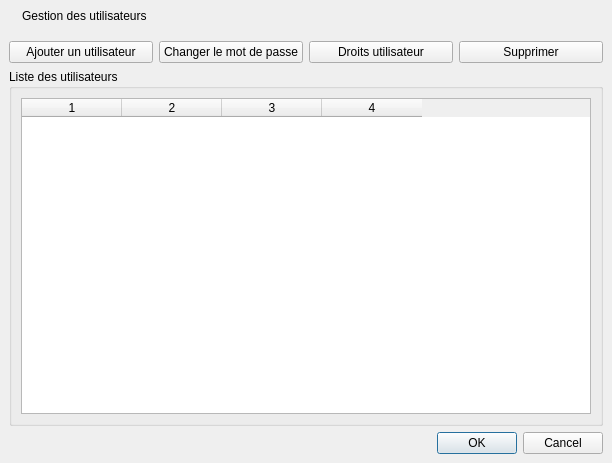
<?xml version="1.0" encoding="UTF-8"?>
<ui version="4.0">
 <class>Form_Manage_Users</class>
 <widget class="QDialog" name="Form_Manage_Users">
  <property name="windowModality">
   <enum>Qt::ApplicationModal</enum>
  </property>
  <property name="geometry">
   <rect>
    <x>0</x>
    <y>0</y>
    <width>612</width>
    <height>463</height>
   </rect>
  </property>
  <property name="windowTitle">
   <string>Gestion des utilisateurs</string>
  </property>
  <property name="windowIcon">
   <iconset resource="../../resources.qrc">
    <normaloff>:/images/48x48/users.png</normaloff>:/images/48x48/users.png</iconset>
  </property>
  <layout class="QGridLayout" name="gridLayout">
   <property name="margin">
    <number>0</number>
   </property>
   <property name="spacing">
    <number>0</number>
   </property>
   <item row="1" column="0">
    <widget class="QWidget" name="widget_content" native="true">
     <layout class="QGridLayout" name="gridLayout_3">
      <item row="1" column="0">
       <layout class="QHBoxLayout" name="horizontalLayout">
        <item>
         <widget class="QPushButton" name="add_user_button">
          <property name="text">
           <string>Ajouter un utilisateur</string>
          </property>
         </widget>
        </item>
        <item>
         <widget class="QPushButton" name="change_password_button">
          <property name="text">
           <string>Changer le mot de passe</string>
          </property>
         </widget>
        </item>
        <item>
         <widget class="QPushButton" name="user_grants_button">
          <property name="text">
           <string>Droits utilisateur</string>
          </property>
         </widget>
        </item>
        <item>
         <widget class="QPushButton" name="del_users_button">
          <property name="text">
           <string>Supprimer</string>
          </property>
         </widget>
        </item>
       </layout>
      </item>
      <item row="2" column="0">
       <widget class="QGroupBox" name="groupBox">
        <property name="title">
         <string>Liste des utilisateurs</string>
        </property>
        <layout class="QGridLayout" name="gridLayout_2">
         <item row="0" column="0">
          <widget class="QTableWidget" name="users_list">
           <property name="editTriggers">
            <set>QAbstractItemView::NoEditTriggers</set>
           </property>
           <property name="selectionBehavior">
            <enum>QAbstractItemView::SelectRows</enum>
           </property>
           <property name="gridStyle">
            <enum>Qt::CustomDashLine</enum>
           </property>
           <property name="cornerButtonEnabled">
            <bool>false</bool>
           </property>
           <property name="rowCount">
            <number>0</number>
           </property>
           <property name="columnCount">
            <number>4</number>
           </property>
           <attribute name="horizontalHeaderHighlightSections">
            <bool>false</bool>
           </attribute>
           <attribute name="horizontalHeaderMinimumSectionSize">
            <number>18</number>
           </attribute>
           <attribute name="verticalHeaderVisible">
            <bool>true</bool>
           </attribute>
           <attribute name="verticalHeaderDefaultSectionSize">
            <number>18</number>
           </attribute>
           <attribute name="verticalHeaderHighlightSections">
            <bool>false</bool>
           </attribute>
           <attribute name="verticalHeaderMinimumSectionSize">
            <number>18</number>
           </attribute>
           <column/>
           <column/>
           <column/>
           <column/>
          </widget>
         </item>
        </layout>
       </widget>
      </item>
      <item row="3" column="0">
       <widget class="QDialogButtonBox" name="buttonBox">
        <property name="orientation">
         <enum>Qt::Horizontal</enum>
        </property>
        <property name="standardButtons">
         <set>QDialogButtonBox::Cancel|QDialogButtonBox::Ok</set>
        </property>
       </widget>
      </item>
     </layout>
    </widget>
   </item>
   <item row="0" column="0">
    <widget class="QWidget" name="admin_widget_title" native="true">
     <layout class="QGridLayout" name="gridLayout_4">
      <item row="0" column="0">
       <layout class="QHBoxLayout" name="horizontalLayout_2">
        <item>
         <widget class="QLabel" name="label_2">
          <property name="pixmap">
           <pixmap resource="../../resources.qrc">:/images/48x48/users.png</pixmap>
          </property>
         </widget>
        </item>
        <item>
         <widget class="QLabel" name="title">
          <property name="sizePolicy">
           <sizepolicy hsizetype="Expanding" vsizetype="Preferred">
            <horstretch>0</horstretch>
            <verstretch>0</verstretch>
           </sizepolicy>
          </property>
          <property name="text">
           <string>Gestion des utilisateurs</string>
          </property>
         </widget>
        </item>
       </layout>
      </item>
     </layout>
    </widget>
   </item>
  </layout>
 </widget>
 <tabstops>
  <tabstop>add_user_button</tabstop>
  <tabstop>change_password_button</tabstop>
  <tabstop>user_grants_button</tabstop>
  <tabstop>del_users_button</tabstop>
  <tabstop>users_list</tabstop>
  <tabstop>buttonBox</tabstop>
 </tabstops>
 <resources>
  <include location="../../resources.qrc"/>
  <include location="../../resources.qrc"/>
 </resources>
 <connections>
  <connection>
   <sender>buttonBox</sender>
   <signal>accepted()</signal>
   <receiver>Form_Manage_Users</receiver>
   <slot>accept()</slot>
   <hints>
    <hint type="sourcelabel">
     <x>248</x>
     <y>254</y>
    </hint>
    <hint type="destinationlabel">
     <x>157</x>
     <y>274</y>
    </hint>
   </hints>
  </connection>
  <connection>
   <sender>buttonBox</sender>
   <signal>rejected()</signal>
   <receiver>Form_Manage_Users</receiver>
   <slot>reject()</slot>
   <hints>
    <hint type="sourcelabel">
     <x>316</x>
     <y>260</y>
    </hint>
    <hint type="destinationlabel">
     <x>286</x>
     <y>274</y>
    </hint>
   </hints>
  </connection>
 </connections>
</ui>
